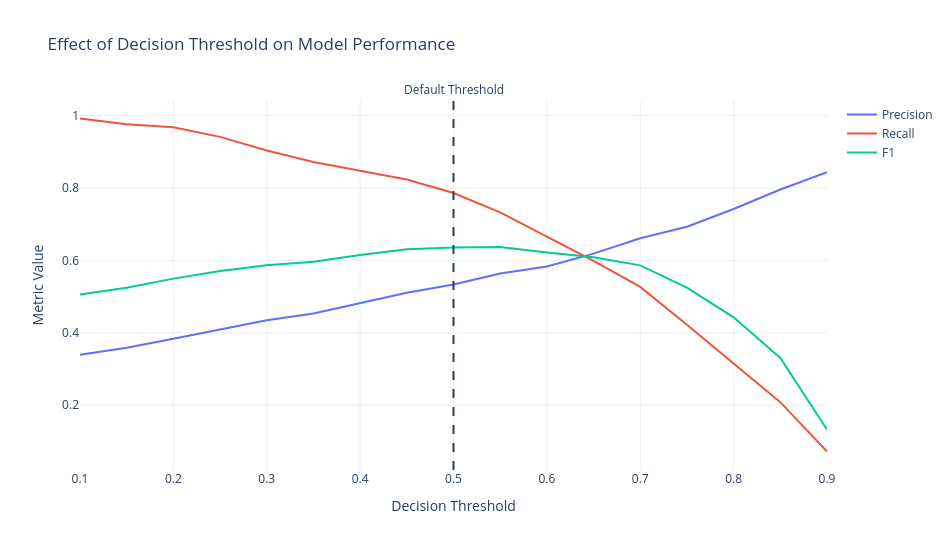

The notebook cell saved with this chart:
### Code cell
fig = go.Figure()

for metric in ["Precision", "Recall", "F1"]:

    fig.add_trace(
        go.Scatter(
            x=threshold_df["Threshold"],
            y=threshold_df[metric],
            mode="lines",
            name=metric
        )
    )

fig.add_vline(
    x=0.50,
    line_dash="dash",
    annotation_text="Default Threshold",
    annotation_position="top"
)

fig.update_layout(
    title="Effect of Decision Threshold on Model Performance",
    template="plotly_white",
    width=950,
    height=550,
    xaxis_title="Decision Threshold",
    yaxis_title="Metric Value"
)

fig.show()

### Figure 1 — Plotly figure (JSON) as saved in the notebook; plotly's stock layout.template omitted (floating-point values rounded to 4 significant figures)
{"data": [{"mode": "lines", "name": "Precision", "type": "scatter", "x": [0.1, 0.15, 0.2, 0.25, 0.3, 0.35, 0.4, 0.45, 0.5, 0.55, 0.6, 0.65, 0.7, 0.75, 0.8, 0.85, 0.9], "y": [0.3397, 0.3585, 0.3839, 0.4093, 0.4344, 0.4534, 0.4825, 0.5108, 0.5336, 0.5638, 0.5831, 0.6188, 0.6611, 0.693, 0.7421, 0.7959, 0.8438]}, {"mode": "lines", "name": "Recall", "type": "scatter", "x": [0.1, 0.15, 0.2, 0.25, 0.3, 0.35, 0.4, 0.45, 0.5, 0.55, 0.6, 0.65, 0.7, 0.75, 0.8, 0.85, 0.9], "y": [0.992, 0.9759, 0.9679, 0.9412, 0.9037, 0.8717, 0.8476, 0.8235, 0.7861, 0.7326, 0.6658, 0.5989, 0.5267, 0.4225, 0.3155, 0.2086, 0.07219]}, {"mode": "lines", "name": "F1", "type": "scatter", "x": [0.1, 0.15, 0.2, 0.25, 0.3, 0.35, 0.4, 0.45, 0.5, 0.55, 0.6, 0.65, 0.7, 0.75, 0.8, 0.85, 0.9], "y": [0.5061, 0.5244, 0.5497, 0.5705, 0.5868, 0.5965, 0.6149, 0.6305, 0.6357, 0.6372, 0.6217, 0.6087, 0.5863, 0.5249, 0.4428, 0.3305, 0.133]}], "layout": {"annotations": [{"showarrow": false, "text": "Default Threshold", "x": 0.5, "xanchor": "center", "xref": "x", "y": 1, "yanchor": "bottom", "yref": "y domain"}], "height": 550, "shapes": [{"line": {"dash": "dash"}, "type": "line", "x0": 0.5, "x1": 0.5, "xref": "x", "y0": 0, "y1": 1, "yref": "y domain"}], "title": {"text": "Effect of Decision Threshold on Model Performance"}, "width": 950, "xaxis": {"title": {"text": "Decision Threshold"}}, "yaxis": {"title": {"text": "Metric Value"}}}}
